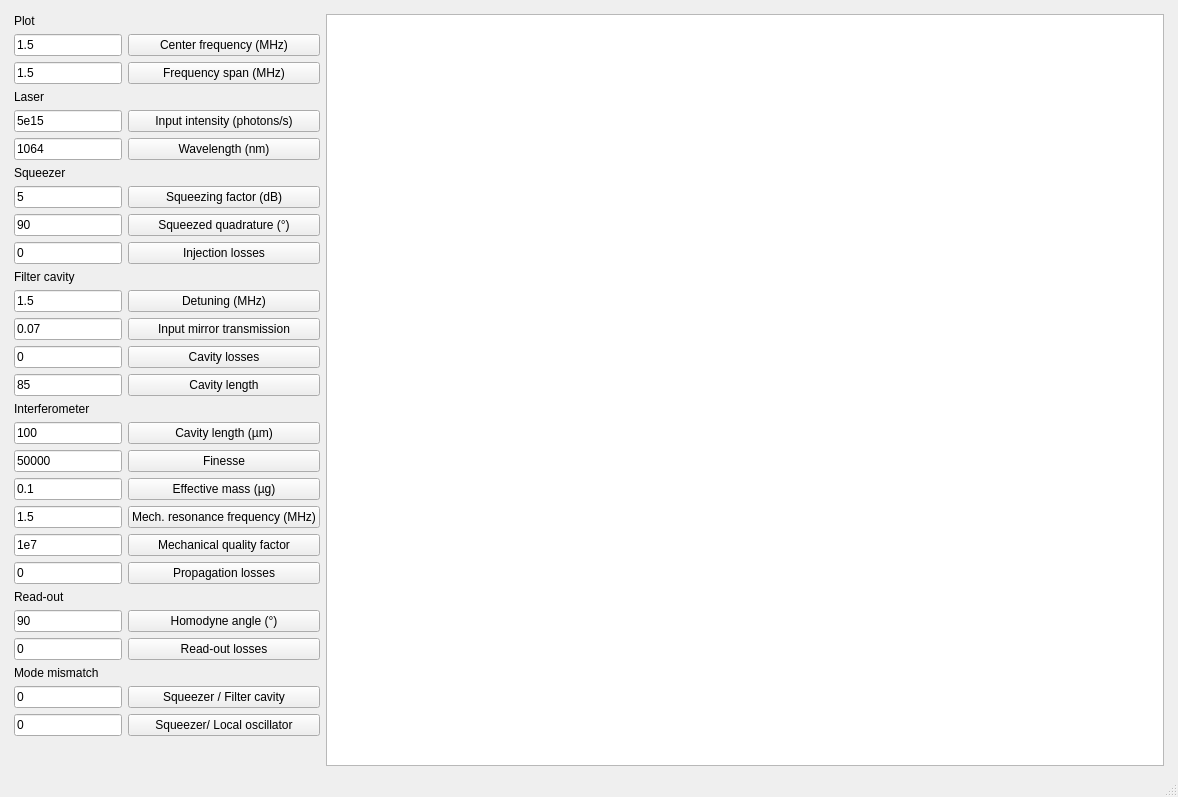
<?xml version="1.0" encoding="UTF-8"?>
<ui version="4.0">
 <class>MainWindow</class>
 <widget class="QMainWindow" name="MainWindow">
  <property name="geometry">
   <rect>
    <x>0</x>
    <y>0</y>
    <width>1178</width>
    <height>797</height>
   </rect>
  </property>
  <property name="windowTitle">
   <string>MainWindow</string>
  </property>
  <widget class="QWidget" name="centralWidget">
   <layout class="QGridLayout" name="gridLayout_3">
    <item row="1" column="4">
     <spacer name="horizontalSpacer_2">
      <property name="orientation">
       <enum>Qt::Horizontal</enum>
      </property>
      <property name="sizeType">
       <enum>QSizePolicy::Fixed</enum>
      </property>
      <property name="sizeHint" stdset="0">
       <size>
        <width>5</width>
        <height>20</height>
       </size>
      </property>
     </spacer>
    </item>
    <item row="1" column="3" rowspan="2">
     <widget class="PlotWidget" name="graph"/>
    </item>
    <item row="1" column="1" colspan="2">
     <layout class="QGridLayout" name="gridLayout">
      <item row="17" column="1">
       <widget class="QPushButton" name="ifoLengthButton">
        <property name="text">
         <string>Cavity length (µm)</string>
        </property>
       </widget>
      </item>
      <item row="10" column="1">
       <widget class="QPushButton" name="injectionLossesButton">
        <property name="text">
         <string>Injection losses</string>
        </property>
       </widget>
      </item>
      <item row="29" column="0">
       <widget class="QLineEdit" name="mmSqueezerLOBox">
        <property name="text">
         <string>0</string>
        </property>
       </widget>
      </item>
      <item row="26" column="1">
       <widget class="QPushButton" name="readoutLossesButton">
        <property name="text">
         <string>Read-out losses</string>
        </property>
       </widget>
      </item>
      <item row="29" column="1">
       <widget class="QPushButton" name="mmSqueezerLOButton">
        <property name="text">
         <string>Squeezer/ Local oscillator</string>
        </property>
       </widget>
      </item>
      <item row="27" column="0" colspan="2">
       <widget class="QLabel" name="label_7">
        <property name="text">
         <string>Mode mismatch</string>
        </property>
       </widget>
      </item>
      <item row="10" column="0">
       <widget class="QLineEdit" name="injectionLossesBox">
        <property name="text">
         <string>0</string>
        </property>
       </widget>
      </item>
      <item row="0" column="0" colspan="2">
       <widget class="QLabel" name="label">
        <property name="text">
         <string>Plot</string>
        </property>
       </widget>
      </item>
      <item row="15" column="1">
       <widget class="QPushButton" name="filterCavityLengthButton">
        <property name="text">
         <string>Cavity length</string>
        </property>
       </widget>
      </item>
      <item row="15" column="0">
       <widget class="QLineEdit" name="filterCavityLengthBox">
        <property name="text">
         <string>85</string>
        </property>
       </widget>
      </item>
      <item row="7" column="0" colspan="2">
       <widget class="QLabel" name="label_6">
        <property name="text">
         <string>Squeezer</string>
        </property>
       </widget>
      </item>
      <item row="6" column="1">
       <widget class="QPushButton" name="wavelengthButton">
        <property name="text">
         <string>Wavelength (nm)</string>
        </property>
       </widget>
      </item>
      <item row="14" column="0">
       <widget class="QLineEdit" name="filterCavityLossesBox">
        <property name="text">
         <string>0</string>
        </property>
       </widget>
      </item>
      <item row="9" column="1">
       <widget class="QPushButton" name="squeezingAngleButton">
        <property name="text">
         <string>Squeezed quadrature (°)</string>
        </property>
       </widget>
      </item>
      <item row="18" column="1">
       <widget class="QPushButton" name="ifoFinesseButton">
        <property name="text">
         <string>Finesse</string>
        </property>
       </widget>
      </item>
      <item row="19" column="1">
       <widget class="QPushButton" name="ifoMassButton">
        <property name="text">
         <string>Effective mass (µg)</string>
        </property>
       </widget>
      </item>
      <item row="19" column="0">
       <widget class="QLineEdit" name="ifoMassBox">
        <property name="text">
         <string>0.1</string>
        </property>
       </widget>
      </item>
      <item row="18" column="0">
       <widget class="QLineEdit" name="ifoFinesseBox">
        <property name="text">
         <string>50000</string>
        </property>
       </widget>
      </item>
      <item row="14" column="1">
       <widget class="QPushButton" name="filterCavityLossesButton">
        <property name="text">
         <string>Cavity losses</string>
        </property>
       </widget>
      </item>
      <item row="2" column="0">
       <widget class="QLineEdit" name="centerFreqBox">
        <property name="text">
         <string>1.5</string>
        </property>
       </widget>
      </item>
      <item row="2" column="1">
       <widget class="QPushButton" name="centerFreqButton">
        <property name="text">
         <string>Center frequency (MHz)</string>
        </property>
       </widget>
      </item>
      <item row="13" column="0">
       <widget class="QLineEdit" name="inputTransmissionBox">
        <property name="text">
         <string>0.07</string>
        </property>
       </widget>
      </item>
      <item row="13" column="1">
       <widget class="QPushButton" name="inputTransmissionButton">
        <property name="text">
         <string>Input mirror transmission</string>
        </property>
       </widget>
      </item>
      <item row="25" column="0">
       <widget class="QLineEdit" name="homodyneAngleBox">
        <property name="text">
         <string>90</string>
        </property>
       </widget>
      </item>
      <item row="25" column="1">
       <widget class="QPushButton" name="homodyneAngleButton">
        <property name="text">
         <string>Homodyne angle (°)</string>
        </property>
       </widget>
      </item>
      <item row="6" column="0">
       <widget class="QLineEdit" name="wavelengthBox">
        <property name="text">
         <string>1064</string>
        </property>
       </widget>
      </item>
      <item row="22" column="0">
       <widget class="QLineEdit" name="ifoQualityFactorBox">
        <property name="text">
         <string>1e7</string>
        </property>
       </widget>
      </item>
      <item row="26" column="0">
       <widget class="QLineEdit" name="readoutLossesBox">
        <property name="text">
         <string>0</string>
        </property>
       </widget>
      </item>
      <item row="5" column="0">
       <widget class="QLineEdit" name="inputIntensityBox">
        <property name="text">
         <string>5e15</string>
        </property>
       </widget>
      </item>
      <item row="3" column="1">
       <widget class="QPushButton" name="spanFreqButton">
        <property name="text">
         <string>Frequency span (MHz)</string>
        </property>
       </widget>
      </item>
      <item row="4" column="0" colspan="2">
       <widget class="QLabel" name="label_3">
        <property name="text">
         <string>Laser</string>
        </property>
       </widget>
      </item>
      <item row="3" column="0">
       <widget class="QLineEdit" name="spanFreqBox">
        <property name="text">
         <string>1.5</string>
        </property>
       </widget>
      </item>
      <item row="28" column="0">
       <widget class="QLineEdit" name="mmSqueezerCavityBox">
        <property name="text">
         <string>0</string>
        </property>
       </widget>
      </item>
      <item row="5" column="1">
       <widget class="QPushButton" name="inputIntensityButton">
        <property name="text">
         <string>Input intensity (photons/s)</string>
        </property>
       </widget>
      </item>
      <item row="28" column="1">
       <widget class="QPushButton" name="mmSqueezerCavityButton">
        <property name="text">
         <string>Squeezer / Filter cavity</string>
        </property>
       </widget>
      </item>
      <item row="21" column="0">
       <widget class="QLineEdit" name="ifoOmegamBox">
        <property name="text">
         <string>1.5</string>
        </property>
       </widget>
      </item>
      <item row="12" column="1">
       <widget class="QPushButton" name="detuningButton">
        <property name="text">
         <string>Detuning (MHz)</string>
        </property>
       </widget>
      </item>
      <item row="16" column="0" colspan="2">
       <widget class="QLabel" name="label_5">
        <property name="text">
         <string>Interferometer</string>
        </property>
       </widget>
      </item>
      <item row="11" column="0" colspan="2">
       <widget class="QLabel" name="label_2">
        <property name="text">
         <string>Filter cavity</string>
        </property>
       </widget>
      </item>
      <item row="12" column="0">
       <widget class="QLineEdit" name="detuningBox">
        <property name="text">
         <string>1.5</string>
        </property>
       </widget>
      </item>
      <item row="8" column="0">
       <widget class="QLineEdit" name="squeezingFactorBox">
        <property name="text">
         <string>5</string>
        </property>
       </widget>
      </item>
      <item row="9" column="0">
       <widget class="QLineEdit" name="squeezingAngleBox">
        <property name="text">
         <string>90</string>
        </property>
       </widget>
      </item>
      <item row="24" column="0" colspan="2">
       <widget class="QLabel" name="label_4">
        <property name="text">
         <string>Read-out</string>
        </property>
       </widget>
      </item>
      <item row="17" column="0">
       <widget class="QLineEdit" name="ifoLengthBox">
        <property name="text">
         <string>100</string>
        </property>
       </widget>
      </item>
      <item row="21" column="1">
       <widget class="QPushButton" name="ifoOmegamButton">
        <property name="text">
         <string>Mech. resonance frequency (MHz)</string>
        </property>
       </widget>
      </item>
      <item row="22" column="1">
       <widget class="QPushButton" name="ifoQualityFactorButton">
        <property name="text">
         <string>Mechanical quality factor</string>
        </property>
       </widget>
      </item>
      <item row="8" column="1">
       <widget class="QPushButton" name="squeezingFactorButton">
        <property name="text">
         <string>Squeezing factor (dB)</string>
        </property>
       </widget>
      </item>
      <item row="23" column="0">
       <widget class="QLineEdit" name="propagationLossesBox">
        <property name="text">
         <string>0</string>
        </property>
       </widget>
      </item>
      <item row="23" column="1">
       <widget class="QPushButton" name="propagationLossesButton">
        <property name="text">
         <string>Propagation losses</string>
        </property>
       </widget>
      </item>
     </layout>
    </item>
    <item row="1" column="0">
     <spacer name="horizontalSpacer">
      <property name="orientation">
       <enum>Qt::Horizontal</enum>
      </property>
      <property name="sizeType">
       <enum>QSizePolicy::Fixed</enum>
      </property>
      <property name="sizeHint" stdset="0">
       <size>
        <width>5</width>
        <height>20</height>
       </size>
      </property>
     </spacer>
    </item>
    <item row="0" column="1">
     <spacer name="verticalSpacer">
      <property name="orientation">
       <enum>Qt::Vertical</enum>
      </property>
      <property name="sizeType">
       <enum>QSizePolicy::Fixed</enum>
      </property>
      <property name="sizeHint" stdset="0">
       <size>
        <width>20</width>
        <height>5</height>
       </size>
      </property>
     </spacer>
    </item>
   </layout>
  </widget>
  <widget class="QMenuBar" name="menubar">
   <property name="geometry">
    <rect>
     <x>0</x>
     <y>0</y>
     <width>1178</width>
     <height>21</height>
    </rect>
   </property>
  </widget>
  <widget class="QStatusBar" name="statusbar"/>
 </widget>
 <customwidgets>
  <customwidget>
   <class>PlotWidget</class>
   <extends>QGraphicsView</extends>
   <header>pyqtgraph</header>
  </customwidget>
 </customwidgets>
 <resources/>
 <connections/>
</ui>
